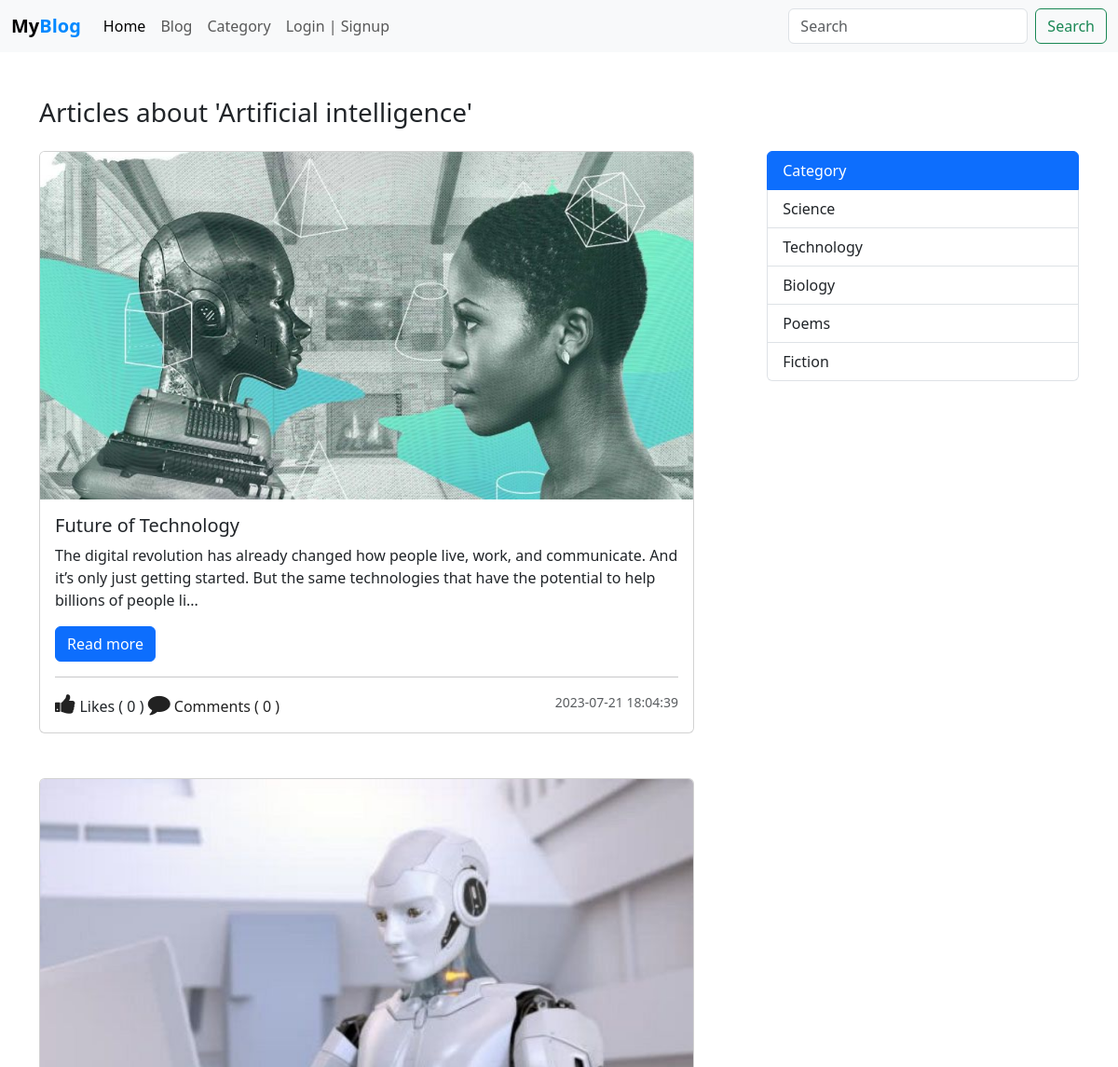
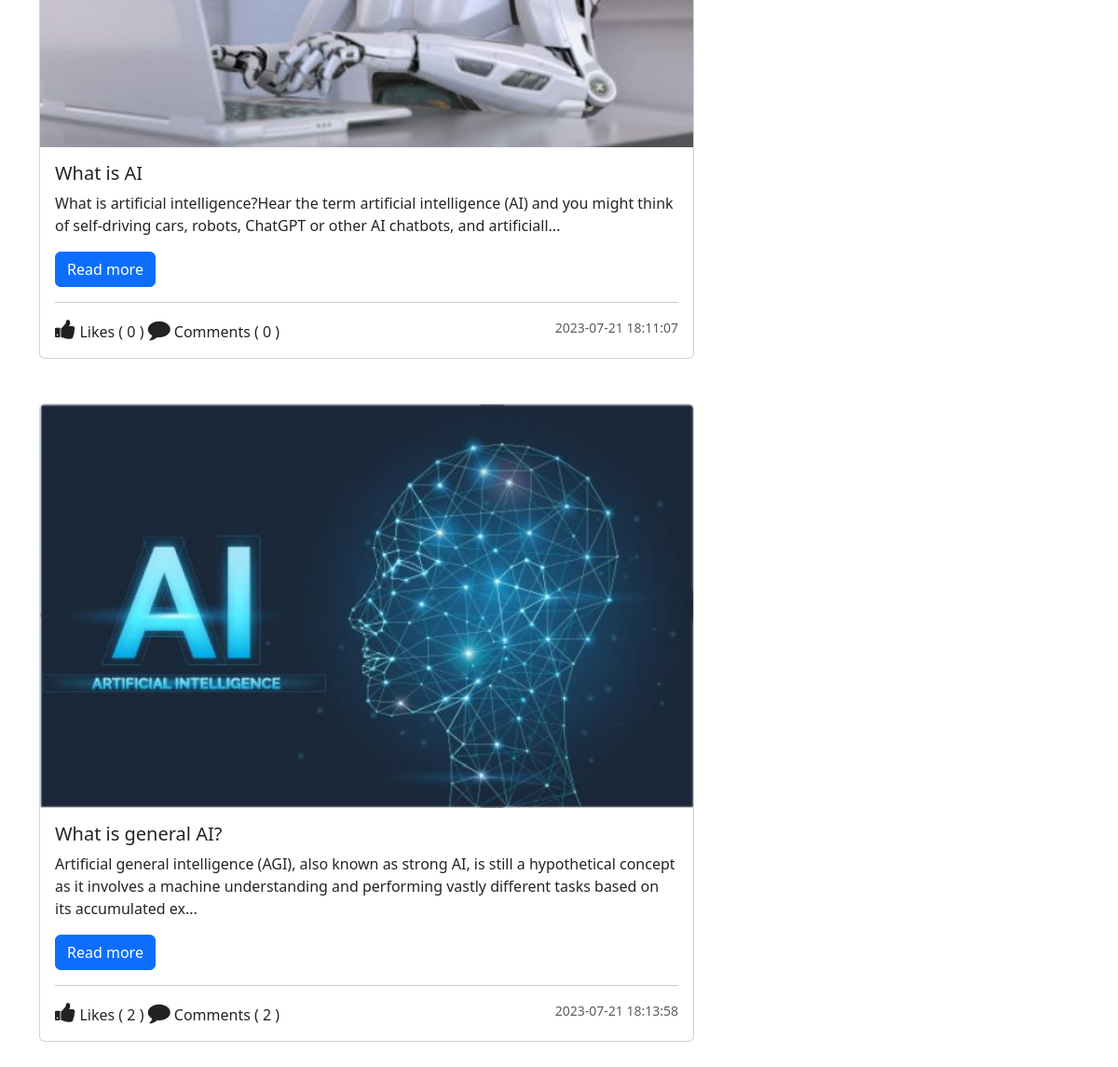
Page /category.php?category_id=9 on the committed database (2 pictures, top to bottom).
### tables this page shows
CREATE TABLE `category` (
  `id` int(11) NOT NULL,
  `category` varchar(127) NOT NULL
);

CREATE TABLE `post` (
  `post_id` int(11) NOT NULL,
  `post_title` varchar(127) NOT NULL,
  `post_text` text NOT NULL,
  `category` int(11) NOT NULL,
  `publish` int(2) NOT NULL DEFAULT 1,
  `cover_url` varchar(255) NOT NULL DEFAULT 'default.jpg',
  `crated_at` datetime NOT NULL DEFAULT current_timestamp()
);

### admin/data/Post.php (called while the page is built, shortened)
<?php
function getAllPostsByCategory($conn, $category_id){
   $sql = "SELECT * FROM post  WHERE category=? AND publish=1";
   $stmt = $conn->prepare($sql);
   $stmt->execute([$category_id]);
   if($stmt->rowCount() >= 1){
         $data = $stmt->fetchAll();
         return $data;
   }else {
       return 0;
   }
}
function getCategoryById($conn, $id){
   $sql = "SELECT * FROM category WHERE id=?";
   $stmt = $conn->prepare($sql);
   $stmt->execute([$id]);
   if($stmt->rowCount() >= 1){
         $data = $stmt->fetch();
         return $data;
   }else {
       return 0;
   }
}
function get5Categoies($conn){
   $sql = "SELECT * FROM category LIMIT 5";
   $stmt = $conn->prepare($sql);
   $stmt->execute();
   if($stmt->rowCount() >= 1){
         $data = $stmt->fetchAll();
         return $data;
   }else {
       return 0;
   }
}
function getAllCategories($conn){
   $sql = "SELECT * FROM category ORDER BY category";
   $stmt = $conn->prepare($sql);
   $stmt->execute();
   if($stmt->rowCount() >= 1){
         $data = $stmt->fetchAll();
         return $data;
   }else {
       return 0;
   }
}

### admin/data/Comment.php (called while the page is built, shortened)
<?php
function CountByPostID($conn, $id){
   $sql = "SELECT * FROM comment WHERE post_id=?";
   $stmt = $conn->prepare($sql);
   $stmt->execute([$id]);
   return $stmt->rowCount();
}
function likeCountByPostID($conn, $id){
   $sql = "SELECT * FROM post_like WHERE post_id=?";
   $stmt = $conn->prepare($sql);
   $stmt->execute([$id]);
   return $stmt->rowCount();
}

### Category.php (the view, shortened to what this page needs)
<?php
$logged = false;
  include_once("db_conn.php");
  include_once("admin/data/Post.php");
  include_once("admin/data/Comment.php");
  $categories = getAllCategories($conn);
  $categories5 = get5Categoies($conn);
  $category = 0;
 ?>
<!DOCTYPE html>
<html lang="en">
<head>
		<?php
           if (isset($_GET['category_id'])){
           	   $c_id =$_GET['category_id'];
           	   $category = getCategoryById($conn, $c_id);
           }else {
              echo "Blog Category Page";
           }
		 ?>
	<link href="https://cdn.jsdelivr.net/npm/bootstrap@5.3.0/dist/css/bootstrap.min.css" rel="stylesheet">
	<link rel="stylesheet" href="https://stackpath.bootstrapcdn.com/font-awesome/4.7.0/css/font-awesome.min.css">
	<link rel="stylesheet" href="css/style.css">
</head>
<body>
 <?php
     include 'inc/NavBar.php';
  ?>
 <div class="container mt-5">
 <h1 class="display-4 mb-4 fs-3">
 			<?php if ($category != 0)
 			  echo "Articles about '".$category['category']."'";
 			else echo "Articles"; ?>
</h1>
  <section class="d-flex">
  	<?php if (!isset($_GET['category_id'])) { ?>
  	   <main class="main-blog p-2">
  	   	  <div class="list-group category-aside">
  	   	  	 <?php foreach ($categories as $category) {?>
			  <a href="category.php?category_id=<?=$category['id']?>"
			     class="list-group-item list-group-item-action">
			  	<?php echo $category['category']; ?>
			  </a>
			<?php } ?>
		   </div>
  	   </main>
  	<?php }else{
  	 $cId = $_GET['category_id'];
  	 $posts = getAllPostsByCategory($conn, $cId);
  	?>
	<?php if ($posts != 0) { ?>
   <main class="main-blog">
   	<?php foreach ($posts as $post) { ?>
   	   <div class="card main-blog-card mb-5">
	  <img src="upload/blog/<?=$post['cover_url']?>" class="card-img-top" alt="...">
	  <div class="card-body">
	    <h5 class="card-title"><?=$post['post_title']?></h5>
	    <?php
            $p = strip_tags($post['post_text']);
            $p = substr($p, 0, 200);
	     ?>
	    <p class="card-text"><?=$p?>...</p>
	    <a href="blog-view.php?post_id=<?=$post['post_id']?>" class="btn btn-primary">Read more</a>
	    <hr>
        <div class="d-flex justify-content-between">
        	<div class="react-btns">
    		<?php
    		$post_id = $post['post_id'];
    		if ($logged) {
    			$liked = isLikedByUserID($conn, $post_id, $user_id);
            if($liked){
    		 ?>
        	<i class="fa fa-thumbs-up liked like-btn"
		   	   post-id="<?=$post_id?>"
		   	   liked="1"
		   	   aria-hidden="true"></i>
		       <?php }else{ ?>
		    <i class="fa fa-thumbs-up like like-btn"
		        post-id="<?=$post_id?>"
		   	    liked="0"
		        aria-hidden="true"></i>
		    <?php } } else{ ?>
		    <i class="fa fa-thumbs-up" aria-hidden="true"></i>
		    <?php } ?>
		   Likes (
    <span><?php
   echo likeCountByPostID($conn, $post['post_id']);
     ?></span> )
		    <a href="blog-view.php?post_id=<?=$post['post_id']?>#comments">
        	<i class="fa fa-comment" aria-hidden="true"></i> Comments (
		        <?php
                    echo CountByPostID($conn, $post['post_id']);
		         ?>
		        )
		    </a>
		    </div>
		    <small class="text-body-secondary"><?=$post['crated_at']?></small>
        </div>
	  </div>
	</div>
   <?php } ?>
   </main>
  	<?php } } ?>
       <aside class="aside-main">
       	   <div class="list-group category-aside">
			  <a href="#"
			     class="list-group-item list-group-item-action active"
			     aria-current="true">
			    Category
			  </a>
			  <?php foreach ($categories5 as $category ) { ?>
			  <a href="category.php?category_id=<?=$category['id']?>"
			  	 class="list-group-item list-group-item-action">
			  	<?php echo $category['category']; ?>
			  </a>
			  <?php } ?>
			</div>
       </aside>
  </section>
    </div>
</body>
</html>

### inc/NavBar.php (shortened to what this page needs)
<nav class="navbar navbar-expand-lg bg-body-tertiary">
	  <div class="container-fluid">
	    <a class="navbar-brand" href="blog.php">
	    	<b>My<span style="color: #0088FF;">Blog</span>
	    	</b>
	    </a>
	    <div class="collapse navbar-collapse" id="navbarSupportedContent">
	      <ul class="navbar-nav me-auto mb-2 mb-lg-0">
	        <li class="nav-item">
	          <a class="nav-link active" aria-current="page" href="index.php">Home</a>
	        </li>
	        <li class="nav-item">
	          <a class="nav-link" href="blog.php">Blog</a>
	        </li>
	        <li class="nav-item">
	          <a class="nav-link"
	             href="category.php">
	             Category</a>
	        </li>
	         <?php
               if ($logged) {
	         ?>
	        <li class="nav-item dropdown">
	          <a class="nav-link dropdown-toggle"
	             href="profile.php"
	             role="button"
	             data-bs-toggle="dropdown"
	             aria-expanded="false">
	             <i class="fa fa-user"
	                aria-hidden="true"></i>
	            @<?=$_SESSION['username']?>
	          </a>
	          <ul class="dropdown-menu">
	            <li><a class="dropdown-item"
	            	   href="logout.php">
	            	   Logout</a></li>
	          </ul>
	        </li>
	        <?php
               } else {
	         ?>
	         <li class="nav-item">
	          <a class="nav-link" href="login.php">Login | Signup</a>
	        </li>
	         <?php
               }
	         ?>
	      </ul>
	      <form class="d-flex"
	             role="search"
	             method="GET"
	             action="blog.php">
	        <input class="form-control me-2"
	               type="search"
	               name="search"
	               placeholder="Search"
	               aria-label="Search">
	        <button class="btn btn-outline-success"
	                type="submit">
	                Search</button>
	      </form>
	    </div>
	  </div>
	</nav>

### css/style.css (style rules this page uses)
img { max-width: 100%; }
.main-blog-card { width: 90%; }
.category-aside { width: 100%; }
.main-blog { width: 70%; }
.aside-main { width: 30%; }
.react-btns i { font-size: 24px; color: #222; cursor: pointer; }
.react-btns a { text-decoration: none; color: #222; cursor: pointer; }

### rows in the picture
category: category "Artificial intelligence"
post: cover_url (picture), post_title "Future of Technology", post_text "The digital revolution has already changed how people live, work, and communicate. And it’s only just getting started. But the same technologies that have the potential to help billions of people li", post_id "0", crated_at "2023-07-21 18:04:39"
post: cover_url (picture), post_title "What is AI", post_text "What is artificial intelligence?Hear the term artificial intelligence (AI) and you might think of self-driving cars, robots, ChatGPT or other AI chatbots, and artificiall", post_id "0", crated_at "2023-07-21 18:11:07"
post: cover_url (picture), post_title "What is general AI?", post_text "Artificial general intelligence (AGI), also known as strong AI, is still a hypothetical concept as it involves a machine understanding and performing vastly different tasks based on its accumulated ex", post_id "2", crated_at "2023-07-21 18:13:58"
category: category "Science"
category: category "Technology"
category: category "Biology"
category: category "Poems"
category: category "Fiction"
